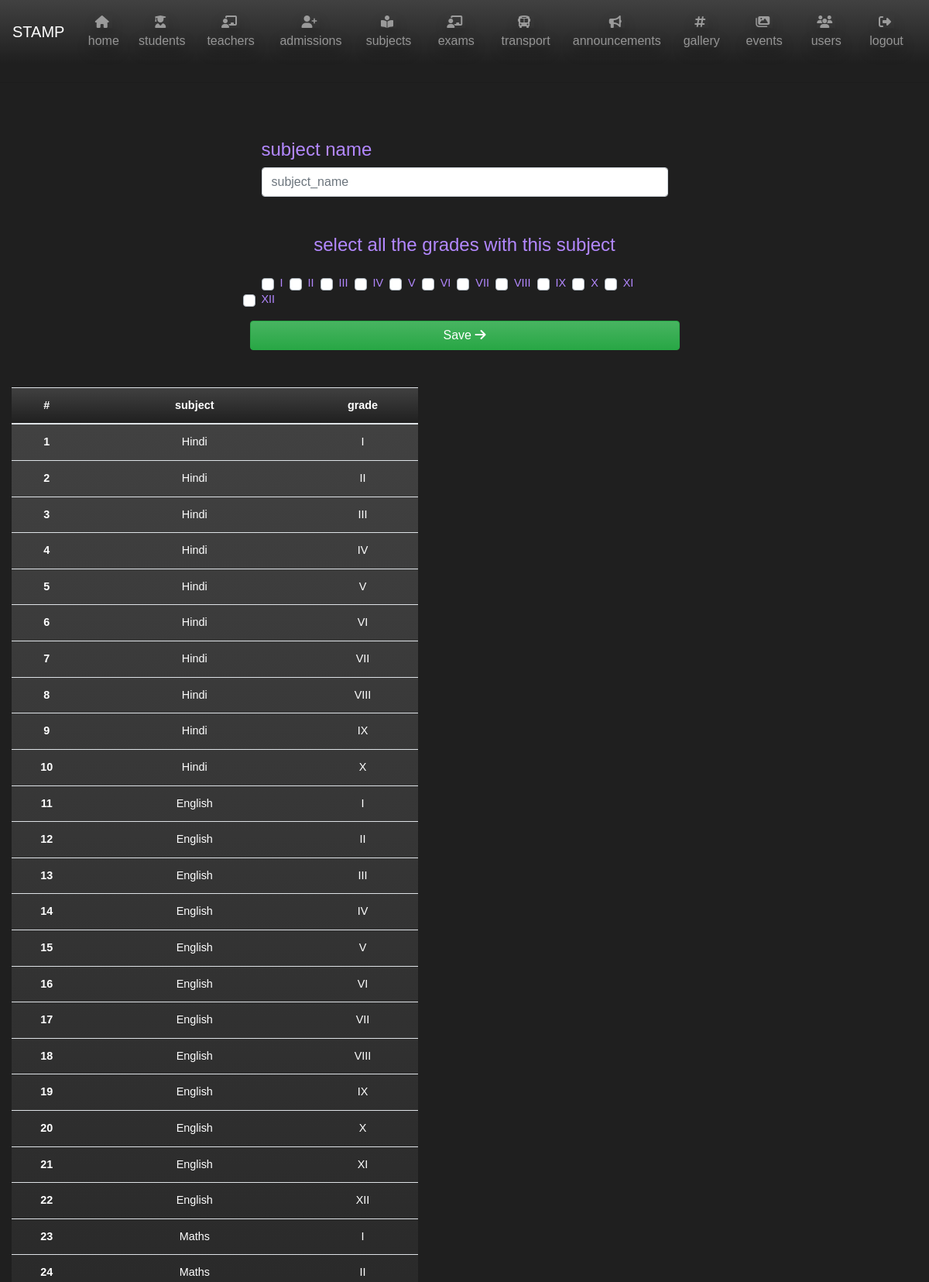
Page /add-subject (signed in, upper part) on the committed database.
### lead/models.py (models this page shows, shortened)
class grade_master(models.Model):
    grade_name = models.CharField(max_length=4)
    def __str__(self):
        return self.grade_name

class subject_and_grade(models.Model):
    subject = models.ForeignKey(subject_master, on_delete=models.DO_NOTHING)
    grade = models.ForeignKey(grade_master, on_delete=models.DO_NOTHING)

class subject_master(models.Model):
    subject_name = models.CharField(max_length=65)
    def __str__(self):
        return f'{self.subject_name}'

### lead/views.py (the view, shortened to what this page needs)
# urls.py: path('add-subject', views.subject_create, name='add-subject'),
@login_required
def subject_create(request):
    gd = grade_master.objects.all()
    subjects = subject_and_grade.objects.all()
    context = {
        'grade': gd,
        'subjects': subjects
    }
    return render(request, 'lead/subject-form.html', context)

### lead/templates/lead/subject-form.html (shortened to what this page needs)
{% extends "lead/home.html" %} {% block content %}
<div class="container rounded mb-5" id='customforms'>
    <form action="{% url 'add-subject' %}" method="POST">
        <div class="form-group col-md-6 offset-md-3">
            <label for="subject_name">
                <h4 class="display-6 mt-5 mb-0 text-center text-secondary">subject name</h4>
            </label>
            <input type="text" class="form-control" id="subject_name" placeholder="subject_name" name="subject_name">
        </div>
        <div class="form-group col-md-6 offset-md-3">
            <h4 class="display-6 mt-5 mb-4 text-center text-secondary">
                select all the grades with this subject
            </h4>
            {%for gd in grade %}
            <div class="custom-control custom-checkbox d-inline grado">
                <label class="custom-control-label pr-1 text-secondary" for="grade{{gd.id}}">{{ gd }}</label>
            </div>
            {%endfor %}
        </div>
        <button class="btn btn-success text-white btn-block mt-2 col-md-6 offset-md-3 mb-4" type="submit">
            Save
            <i class="fas fa-arrow-right"></i>
        </button>
    </form>
</div>
<section>
    <div class="container row">
        <div class="table-responsive col-md-6 order-1 order-md-2">
            <table class="table">
                <thead class="text-white  bg-gradient-primary text-center">
                    <tr>
                        <th scope="col">#</th>
                        <th scope="col">subject</th>
                        <th scope="col">grade</th>
                    </tr>
                </thead>
                <tbody class="text-white  bg-gradient-primary text-center">
                    {% for sub in subjects%}
                    <tr class="text-center">
                        <th scope="row">{{sub.id}}</th>
                        <td>{{sub.subject}}</td>
                        <td>{{sub.grade}}</td>
                    </tr>
                    {% endfor %}
                </tbody>
            </table>
        </div>
    </div>
</section>
{% endblock content %}

### rows in the picture
grade_master: grade_name "I"
grade_master: grade_name "II"
grade_master: grade_name "III"
grade_master: grade_name "IV"
grade_master: grade_name "V"
grade_master: grade_name "VI"
grade_master: grade_name "VII"
grade_master: grade_name "VIII"
grade_master: grade_name "IX"
grade_master: grade_name "X"
grade_master: grade_name "XI"
grade_master: grade_name "XII"
subject_and_grade: id "1", subject "Hindi", grade "I"
subject_and_grade: id "2", subject "Hindi", grade "II"
subject_and_grade: id "3", subject "Hindi", grade "III"
subject_and_grade: id "4", subject "Hindi", grade "IV"
subject_and_grade: id "5", subject "Hindi", grade "V"
subject_and_grade: id "6", subject "Hindi", grade "VI"
subject_and_grade: id "7", subject "Hindi", grade "VII"
subject_and_grade: id "8", subject "Hindi", grade "VIII"
subject_and_grade: id "9", subject "Hindi", grade "IX"
subject_and_grade: id "10", subject "Hindi", grade "X"
subject_and_grade: id "11", subject "English", grade "I"
subject_and_grade: id "12", subject "English", grade "II"
subject_and_grade: id "13", subject "English", grade "III"
subject_and_grade: id "14", subject "English", grade "IV"
subject_and_grade: id "15", subject "English", grade "V"
subject_and_grade: id "16", subject "English", grade "VI"
subject_and_grade: id "17", subject "English", grade "VII"
subject_and_grade: id "18", subject "English", grade "VIII"
subject_and_grade: id "19", subject "English", grade "IX"
subject_and_grade: id "20", subject "English", grade "X"
subject_and_grade: id "21", subject "English", grade "XI"
subject_and_grade: id "22", subject "English", grade "XII"
subject_and_grade: id "23", subject "Maths", grade "I"
subject_and_grade: id "24", subject "Maths", grade "II"
